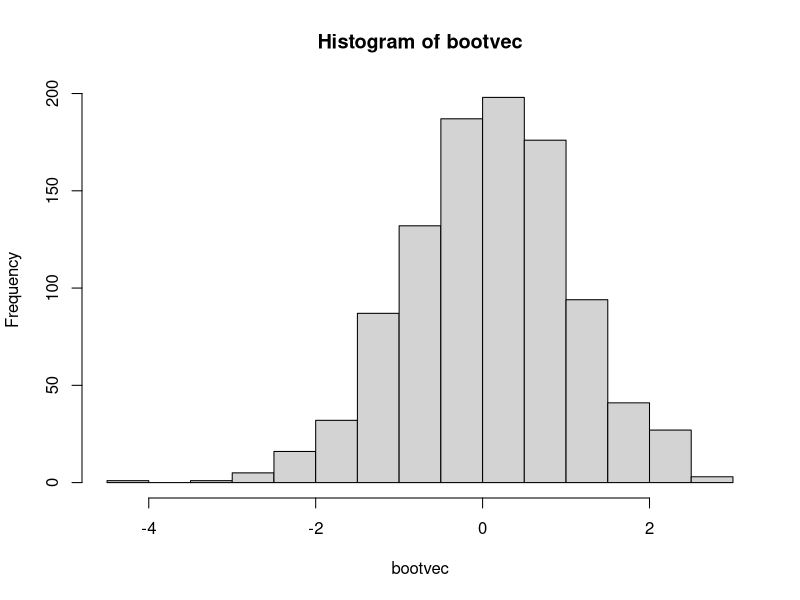

Write R code to recreate this figure.
# Jacknife Estimator

Jackknife_confidence_interval <- function( v1, statfunc=sd, alpha = 0.05 ) {
  
  n1 <- length(v1)
  jackvec <- NULL
  mu0 <- statfunc(v1)   # Original value from the data
  for(i in 1:n1)
  {
    mua<-statfunc(v1[-i])                     # Function value by removing the ith data 
    jackvec<-c(jackvec, n1*(mu0)-(n1-1)*mua)  # Jacknife bias corrected term
    
  }
  jackbias<-mean(jackvec)-mu0  # Bias calculation 
  jacksd<-sd(jackvec)          # Standard deviation for jacknife estimation

  # Jacknife confidence interval 
  NLB<-mean(v1)-(sd(v1)/sqrt(n1))*qt(1-alpha/2, df = n1-1)  # Lower bound
  NUB<-mean(v1)+(sd(v1)/sqrt(n1))*qt(1-alpha/2, df = n1-1)  # Upper bound
  
  # Jacknife results
  list(mu0=mu0,jackestimate = mean(jackvec), jackbias=jackbias,jacksd=jacksd, normal.confidence.interval=c(NLB,NUB)) 
}

my.bootstrapci.ml<-function(vec0, nboot=10000, alpha=0.1){
  
  # Sample size, mean and standard deviation from the original data
  n0 <- length(vec0) 
  mean0 <- mean(vec0) 
  sd0 <- sqrt(var(vec0))
  
  # Vector to store the location of the bootstrap studentized deviation vector 
  bootvec<-NULL
  bootbiasvec<-NULL
  bootvec_estimate <- NULL
  jacckbiasvec<-NULL
  jacksdvec<-NULL
  
  # Bootstrap simulation nboot times using a for loop 
  for( i in 1:nboot){
    vecb<-sample(vec0,replace=T) # samples from original data with replacement
    meanb<-mean(vecb)
    sdb<-sqrt(var(vecb))
    
    # Note: since resampling full vector we can use n0 for sample size of vecb
    
    bootvec<-c(bootvec,(meanb-mean0)/(sdb/sqrt(n0)))   # Bias Correction by subtracting 1st moment and dividing by 2d moment
    bootbiasvec<-c(bootbiasvec, meanb-mean0 )          # Bias calculation
    bootvec_estimate <- c(bootvec_estimate, meanb)     # Parameter (mean) estimation
  }
  hist(bootvec)
  bootsd <- sd(bootvec)  
  bootbias<- mean(bootbiasvec)
  
  # Calculate lower and upper quantile of the bootstrap distribution
  
  lq<-quantile(bootvec,alpha/2)    # Lower quantile
  uq<-quantile(bootvec,1-alpha/2)  # Upper quantile
  
  LB<-mean0-(sd0/sqrt(n0))*uq      # Lower bound
  UB<-mean0-(sd0/sqrt(n0))*lq      # Upper bound
 
  # Normal confidence interval
  NLB<-mean0-(sd0/sqrt(n0))*qnorm(1-alpha/2) 
  NUB<-mean0+(sd0/sqrt(n0))*qnorm(1-alpha/2)
  
  # Bootstrap results
  list( bootestimate = mean(bootvec_estimate), bootbias = bootbias, bootsd = bootsd, bootstrap.confidence.interval=c(LB,UB),normal.confidence.interval=c(NLB,NUB)) 
}

# Test by generating data
v1 = rnorm(500, mean = 10, sd = 2)
Jackknife_confidence_interval(v1,mean)
my.bootstrapci.ml(v1, nboot = 1000,alpha=0.05)
